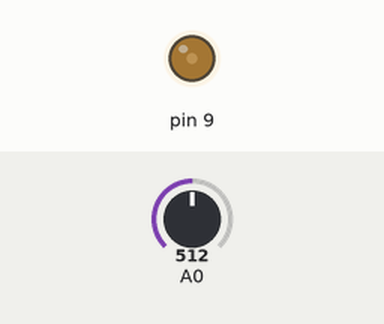
This sketch was run on a simulated Arduino Uno, built with avr-gcc and run on an emulated ATmega328P. Parts: output pins drawn as LEDs (lit = HIGH). The test bench sets the inputs (shaded band); at power-on: A0 = 512. What the sketch prints to the serial monitor is not drawn.

Above: at 1.2 s.
1.3 s: A0 set to 485
At 1.7 s:
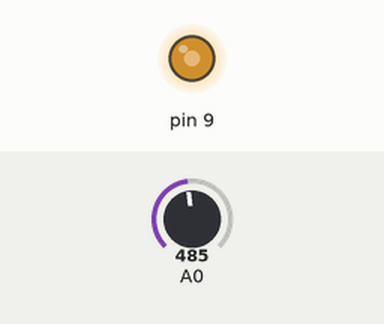
2.8 s: A0 set to 409
4.3 s: A0 set to 393
At 5.3 s:
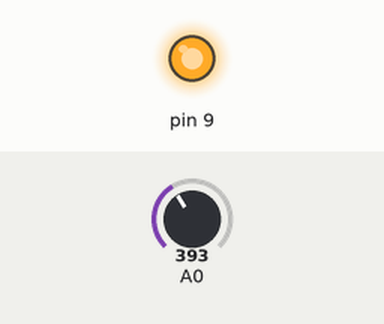
5.8 s: A0 set to 410
At 6.5 s:
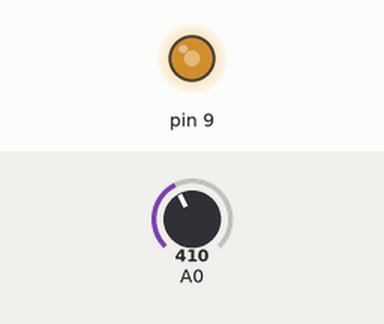
7.3 s: A0 set to 390
At 7.7 s:
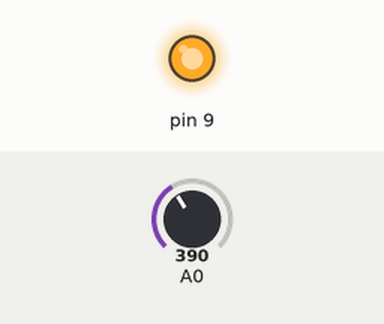
Timing chart, 0 to 9.8 s (numbered marks = the images above; inputs shaded):
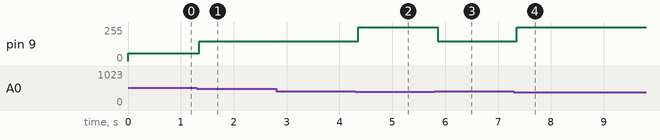

The sketch:

led_control.ino
```cpp
// Function: Only change LED state in very dark or very bright conditions,
// with quick transitions in intermediate states

int lastBrightness = 0; // Record previous brightness

void setup() {
  pinMode(9, OUTPUT);
  Serial.begin(9600);
}

void loop() {
  int lightValue = analogRead(A0);
  int brightness;

  // Use thresholds and exaggerated contrast
  if (lightValue > 600) {
    // Very bright environment: LED almost off
    brightness = 5;
  } else if (lightValue > 500) {
    // Medium-bright: low brightness
    brightness = 60;
  } else if (lightValue > 400) {
    // Medium-dark: medium brightness
    brightness = 150;
  } else {
    // Very dark environment: maximum brightness
    brightness = 255;
  }

  // Only update when brightness change is significant to avoid minor fluctuations
  if (abs(brightness - lastBrightness) > 30) {
    analogWrite(9, brightness);
    lastBrightness = brightness;

    // Display status changes
    Serial.print("Light: ");
    Serial.print(lightValue);
    Serial.print(" → Brightness: ");
    Serial.print(brightness);

    // Use emojis to represent states
    if (brightness == 255) {
      Serial.println(" 🌟 Super Bright!");
    } else if (brightness >= 150) {
      Serial.println(" 💡 Very Bright");
    } else if (brightness >= 80) {
      Serial.println(" 💡 Medium");
    } else {
      Serial.println(" 🌙 Dim Light");
    }
  }

  delay(150);
}
```

Measured:
- the behaviour switches between 501 and 500 on A0 (found by bisection; images 0 and 1)
- the behaviour switches between 401 and 400 on A0 (found by bisection; images 1 and 2)
- after the input at 1.3 s, pin 9: 60/255 → 150/255 after 0.05 s
- after the input at 2.8 s, every drawn part: stays the same
- after the input at 4.3 s, pin 9: 150/255 → 255/255 after 0.06 s
- after the input at 5.8 s, pin 9: 255/255 → 150/255 after 0.06 s
- after the input at 7.3 s, pin 9: 150/255 → 255/255 after 0.06 s
